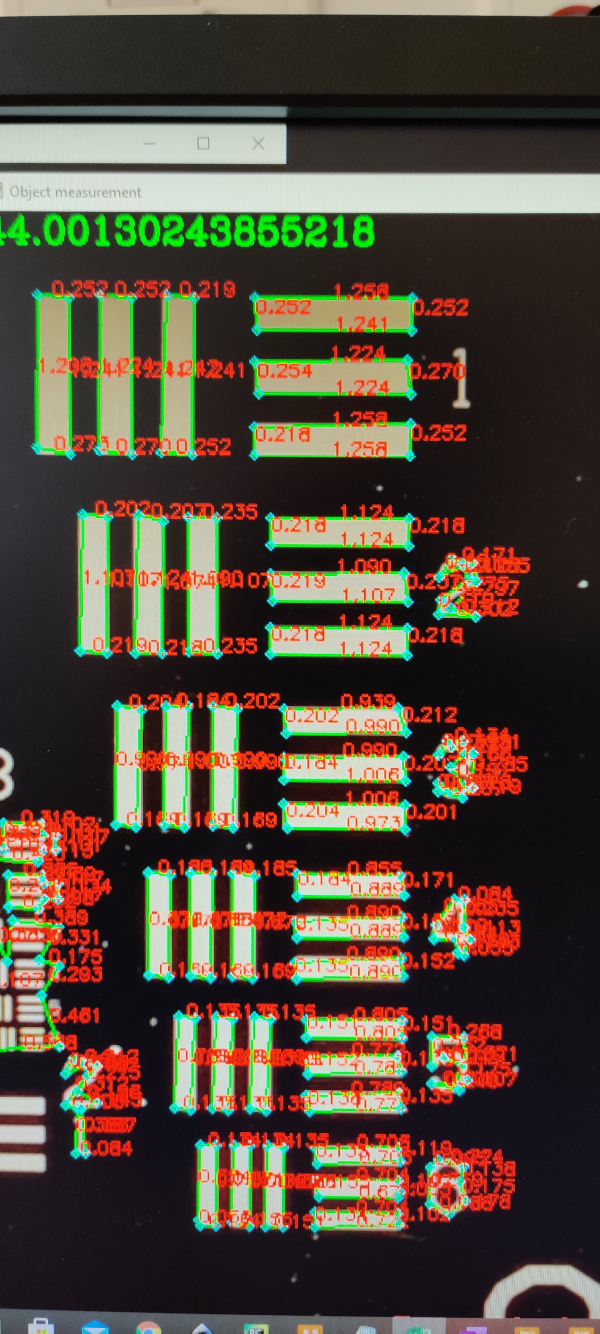
#> input picture Recources/USAF1951Target_Accuracy_Test.jpg, 1800 x 4000 px, given in place of the camera (shown at 1/3 size)
$ python main.py   (older library calls are emulated)
#> lines starting #> are read from the running program, lines starting #| are printed output that depends on the picture; after the words box and inside, x2 and y2 are one past the last pixel; in counts of white or black regions, pixels touching at a corner belong together
### utils.py
import cv2
import os
import ContourUtils
from scipy.spatial import distance as dist

# [26 lines left out: functions saveImagesToDirectory, saveFileToDirectory, not called in this run]


def undistortFunction(img,mtx,dist):
    """
    undistorts an image given the camera matrix and distortion coefficients
    :param img: the image to undistort
    :param mtx: camera matrix (3x3) numpy array
    :param dist: distortion vector (1x5) numpy array [k1,k2,p1,p2,k3]
    :return: the undistorted image
    """
    h, w = img.shape[:2]
    newcameramtx, roi = cv2.getOptimalNewCameraMatrix(mtx, dist, (w, h), 1, (w, h))

    # undistort
    dst = cv2.undistort(img, mtx, dist, None, newcameramtx)

    # crop the image
    x,y,w,h = roi
    dst = dst[y:y+h, x:x+w]
    #cv2.imwrite('calibresult.png',dst)
    return dst

# [87 lines left out: functions calculatePixelsPerMetric, undistortPicture, cropImage, not called in this run]

### ContourUtils.py
import cv2
import numpy as np

def midpoint(ptA, ptB):
    """
    Calculate the midpoint of A and B
    :param ptA: 2D numpy Array
    :param ptB: 2D numpy Array
    :return: 2D numpy array
    """
    return ((ptA[0,0] + ptB[0,0]) * 0.5, (ptA[0,1] + ptB[0,1]) * 0.5)


def get_contours(img, shapeROI = 0, cThr=[100, 150], gaussFilters = 1,dialations = 6,errsoions = 2, showFilters=False, minArea=100, epsilon = 0.01, Cornerfilter=0, draw=False):
    """
    gets Contours from an image

    :param img: input image (numpy array)
    :param cThr: thrersholds for canny edge detector (list)
    :param gaussFilters: number of gaussian smoothing filters (int)
    :param showFilters: boolean if you want to see the filters
    :param minArea: minimum area of vontours to filter out small noise
    :param epsilon: 'resolution' of polynomial approximation of the contour
    :param Cornerfilter: Only outputs contours with n corners
    :param draw: draws detected contours on img
    :return: image with contours on it, (length of contour, area of contour, poly approximation, boundingbox to the contour, i)
    """
    minArea = minArea/100   #HIGHLIGHT: Only for very small resolution testing
    imgContours = img
    #imgContours = cv2.UMat(img)
    imgGray = cv2.cvtColor(imgContours, cv2.COLOR_BGR2GRAY)
    for i in range(gaussFilters):
       imgGray = cv2.GaussianBlur(imgGray, (11, 11),1)
    if showFilters: cv2.imshow("Gauss",cv2.resize(imgGray, (int(shapeROI[1]),int(shapeROI[0])), interpolation=cv2.INTER_AREA))
    imgCanny = cv2.Canny(imgGray, cThr[0], cThr[1])
    kernel = np.ones((3, 3))
    imgDial = cv2.dilate(imgCanny, kernel, iterations=dialations)
    imgThre = cv2.erode(imgDial, kernel, iterations=errsoions)
    if showFilters: cv2.imshow('Canny',cv2.resize(imgThre, (int(shapeROI[1]),int(shapeROI[0])), interpolation=cv2.INTER_AREA))
    contours, hiearchy = cv2.findContours(imgThre, cv2.RETR_EXTERNAL,cv2.CHAIN_APPROX_SIMPLE)
    finalCountours = []
    for i in contours:
        area = cv2.contourArea(i)
        if area > minArea:
            #print('minAreaFilled')
            peri = cv2.arcLength(i, True)
            approx = cv2.approxPolyDP(i, epsilon * peri, True)
            bbox = cv2.boundingRect(approx)
            if Cornerfilter > 0:
                if len(approx) == Cornerfilter:
                    finalCountours.append([len(approx), area, approx, bbox, i])
            else:
                finalCountours.append([len(approx), area, approx, bbox, i])
    finalCountours = sorted(finalCountours, key=lambda x: x[1], reverse=True)

    if draw:
        for con in finalCountours:
            cv2.drawContours(imgContours, con[4], -1, (0, 0, 255), 3)

    if not showFilters:
        cv2.destroyWindow("Gauss")
        cv2.destroyWindow("Canny")
    return imgContours, finalCountours

def reorder(myPoints):
    """
    Reorders a list of corner points to: top left, top right, bottom left, bottom right
    :param myPoints: list of points (np array)
    :return: reordered points (np array)
    """
    if myPoints.shape == (1,1,4,2):   #4,1,2
        myPoints = myPoints.reshape(4,1,2)
        myPointsNew = np.zeros_like(myPoints)
        myPoints = myPoints.reshape((4,2))
        #print("RESHAPED_MTX",myPointsNew)
        add = myPoints.sum(1)
        myPointsNew[0] = myPoints[np.argmin(add)]
        myPointsNew[3] = myPoints[np.argmax(add)]
        diff = np.diff(myPoints,axis=1)
        myPointsNew[1]= myPoints[np.argmin(diff)]
        myPointsNew[2] = myPoints[np.argmax(diff)]
        return myPointsNew

# [9 lines left out: function warpImg, not called in this run]

def findDis(pts1,pts2):
    return ((pts2[0]-pts1[0])**2 + (pts2[1]-pts1[1])**2)**0.5

### gui.py
import cv2

def updateTrackBar():
    """
    updates the trackbars
    :return:
    """
    cannyLow = cv2.getTrackbarPos("Edge Thresh Low", "Edge Detection Settings")
    cannyHigh = cv2.getTrackbarPos("Edge Thresh High", "Edge Detection Settings")
    noGauss = cv2.getTrackbarPos("Gaussian's", "Edge Detection Settings")
    dialations = cv2.getTrackbarPos("Dilations","Edge Detection Settings")
    errosions = cv2.getTrackbarPos("Erosions", "Edge Detection Settings")
    minArea = cv2.getTrackbarPos("minArea", "Edge Detection Settings")
    epsilon = (cv2.getTrackbarPos("Epsilon", "Edge Detection Settings")) / 1000
    showFilters = bool(cv2.getTrackbarPos("Show Filters", "General Settings"))
    automatic = bool(cv2.getTrackbarPos("Automatic","General Settings"))
    textsize = cv2.getTrackbarPos("TextSize","General Settings")/100

    return cannyLow, cannyHigh, noGauss, minArea,errosions , dialations, epsilon, showFilters, automatic, textsize

# [12 lines left out: function resetTrackBar, not called in this run]

### main.py
import numpy as np
import cv2
import cv2.aruco as aruco
import os
import utils
import math
import ContourUtils
import CalibrationWithUncertainty
from scipy.spatial import distance as dist
import gui
import matplotlib.pyplot as plt
import pickle
import glob


cap = cv2.VideoCapture(0)

cap.set(2,1920)
cap.set(3,1080)

rows = 6            #17
columns = 9         #28

ArucoSize = 53 #in mm

saveImages = False
undistiortTestAfterCalib = False
saveParametersPickle = False
loadSavedParameters = True
webcam = True

#OpenCV Window GUI###############################
root_wind = "Object measurement"
cv2.namedWindow(root_wind)

def empty(a):
    pass
slider = "Edge Detection Settings"
cv2.namedWindow(slider)
cv2.resizeWindow("Edge Detection Settings", 640, 240)
cv2.createTrackbar("Canny Threshold Low","Edge Detection Settings", 120, 255, empty)
cv2.createTrackbar("Canny Threshold High","Edge Detection Settings", 160, 255, empty)
cv2.createTrackbar("Number of Gauss Filters","Edge Detection Settings", 2, 10, empty)
cv2.createTrackbar("Minimum Area of Contours","Edge Detection Settings", 800, 50000, empty)
cv2.createTrackbar("Epsilon (Resolution of Poly Approximation)","Edge Detection Settings", 1, 40, empty)
cv2.createTrackbar("Show Filters","Edge Detection Settings", 0, 1, empty)

######################################################################


# termination criteria for Subpixel Optimization
criteria = (cv2.TERM_CRITERIA_EPS + cv2.TERM_CRITERIA_MAX_ITER, 30, 0.001)

# prepare object points, like (0,0,0), (1,0,0), (2,0,0) ....,(6,5,0)
squareSize = 30#mm      Beinflusst aber in keiner weise die Matrix
# [5 lines of commented-out code are left out]


runs = 1
if not loadSavedParameters:
    meanMTX,meanDIST,uncertantyMTX,uncertantyDIST = CalibrationWithUncertainty.calibrateCamera(cap=cap, rows=rows, columns=columns, squareSize=squareSize, runs=runs,
                                                                                               saveImages=False, webcam=webcam)

if saveParametersPickle:
    pickle_out_MTX = open("PickleFiles/mtx.pickle","wb")
    pickle.dump(meanMTX,pickle_out_MTX)
    pickle_out_MTX.close()
    pickle_out_DIST = open("PickleFiles/dist.pickle","wb")
    pickle.dump(meanDIST,pickle_out_DIST)
    pickle_out_DIST.close()
    pickle_out_MTX_Un = open("PickleFiles/uncertaintyMtx.pickle", "wb")
    pickle.dump(uncertantyMTX, pickle_out_MTX_Un)
    pickle_out_MTX_Un.close()
    pickle_out_DIST_Un = open("PickleFiles/uncertaintyDist.pickle", "wb")
    pickle.dump(uncertantyDIST, pickle_out_DIST_Un)
    pickle_out_DIST_Un.close()

if loadSavedParameters:
    pickle_in_MTX = open("PickleFiles/mtx.pickle","rb")
#> (reads PickleFiles/mtx.pickle from the repository)
    meanMTX = pickle.load(pickle_in_MTX)
    print(meanMTX)
    pickle_in_DIST = open("PickleFiles/dist.pickle", "rb")
#> (reads PickleFiles/dist.pickle from the repository)
    meanDIST = pickle.load(pickle_in_DIST)
    print(meanDIST)

if undistiortTestAfterCalib:
    utils.undistortPicture(cap, saveImages, meanMTX, meanDIST)
    cv2.destroyAllWindows()
print('LiveView')

aruco_dict = aruco.Dictionary_get(aruco.DICT_6X6_250)

distZero = np.array([0, 0, 0, 0, 0], dtype=float)

showConts = True
putText = True
pixelsPerMetric = 1
pixelsPerMetricUndist = 1

while True:
    timer = cv2.getTickCount()          #FPS Counter
    succsess, img = cap.read()
#> img is the input picture: shape (4000, 1800, 3); mean B, G, R 58.2, 72.3, 82.7
    undist = utils.undistortFunction(img, meanMTX, meanDIST)    #Undistort Image
#> in undistortFunction, `dst = cv2.undistort(img, mtx, dist, None, newcameramtx)`:
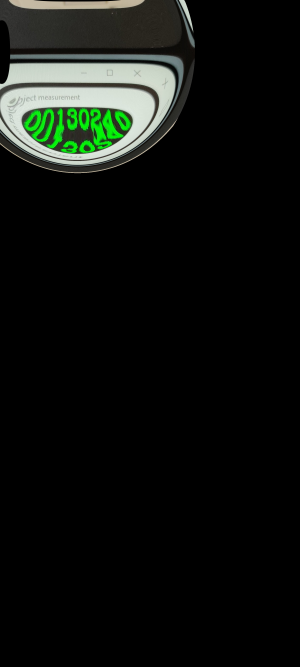
#> dst: shape (4000, 1800, 3) (shown at 1/6 size); mean B, G, R 14.4, 17.6, 14.8
#> in undistortFunction, `dst = dst[y:y+h, x:x+w]`:
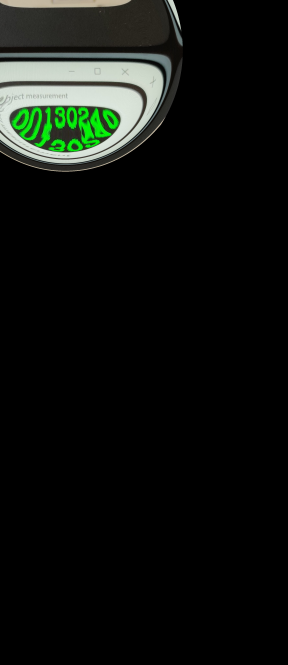
#> dst: shape (3990, 1726, 3) (shown at 1/6 size); mean B, G, R 14.1, 17.5, 14.6
    cv2.waitKey(1)

    corners, ids, rejectedImgPoints = aruco.detectMarkers(img, aruco_dict)           #Detects AruCo Marker in Image
#> corners = (); ids = None; rejectedImgPoints = 38 items
    cornersUndist, idsUndist, rejectedImgPointsUndist = aruco.detectMarkers(undist, aruco_dict)  # Detects AruCo Marker in Image
#> cornersUndist = (); idsUndist = None; rejectedImgPointsUndist = 6 items
    if showConts:

        cannyLow, cannyHigh, noGauss, minArea, errosions, dialations, epsilon, showFilters, automaticMode, textSize = gui.updateTrackBar()

        keyEvent = cv2.waitKey(1)
#> (key x is pressed here)
        if keyEvent == ord('d'):
            gui.resetTrackBar()

        imgContours, conts = ContourUtils.get_contours(undist, cThr=(cannyLow, cannyHigh), gaussFilters=noGauss, minArea=minArea, epsilon=epsilon, draw=False, showFilters=False)        #gets Contours from Image
#> in get_contours, `imgCanny = cv2.Canny(imgGray, cThr[0], cThr[1])`:
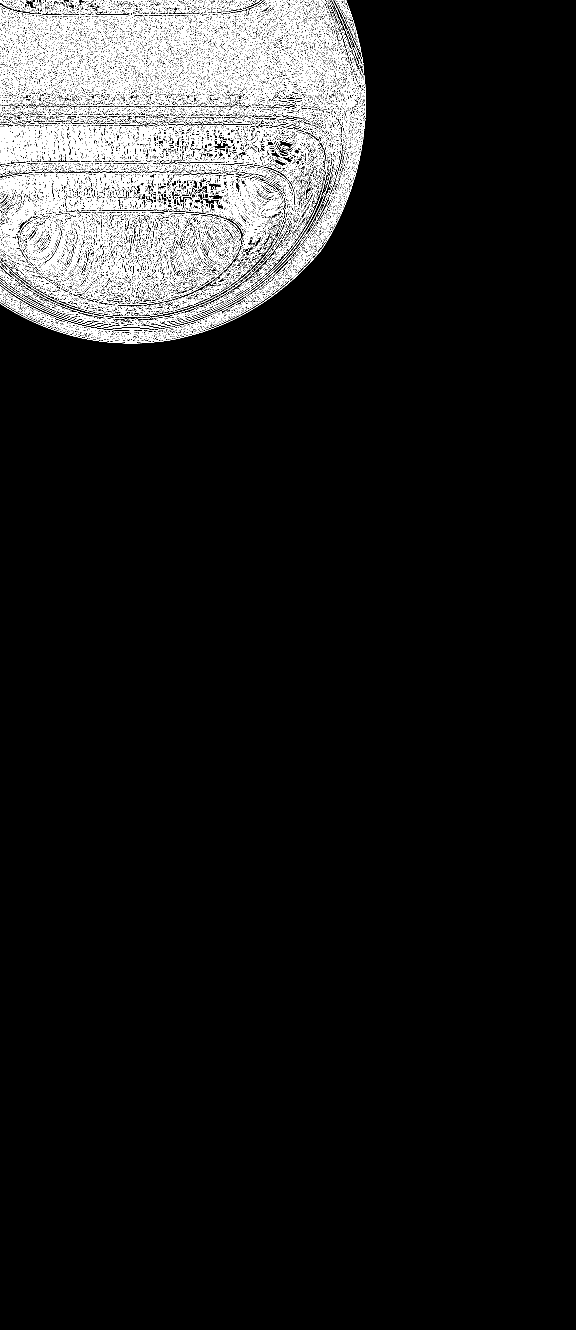
#> imgCanny: shape (3990, 1726) (shown at 1/3 size); 4.8% white in thin lines or dots, all inside (x1, y1, x2, y2) = (0, 0, 1098, 1030)
#> in get_contours, `imgDial = cv2.dilate(imgCanny, kernel, iterations=dialations)`:
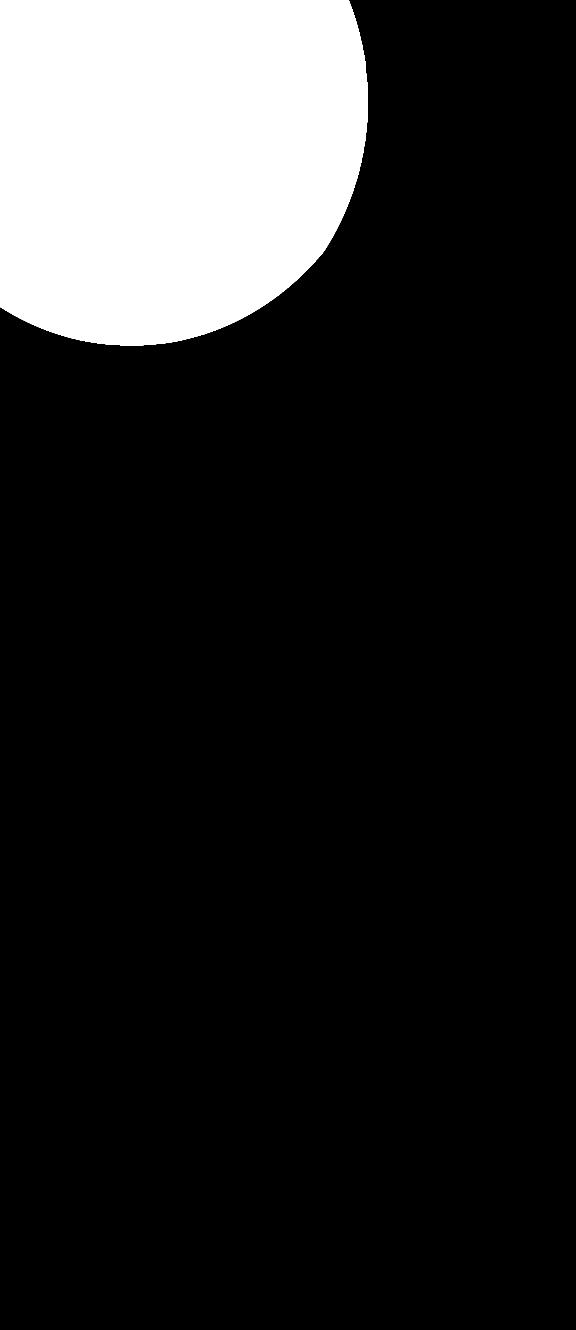
#> imgDial: shape (3990, 1726) (shown at 1/3 size); 14.8% white; 1 white region, box (x1, y1, x2, y2) and area: (0, 0, 1104, 1036) 1017418
#> in get_contours, `imgThre = cv2.erode(imgDial, kernel, iterations=errsoions)`:
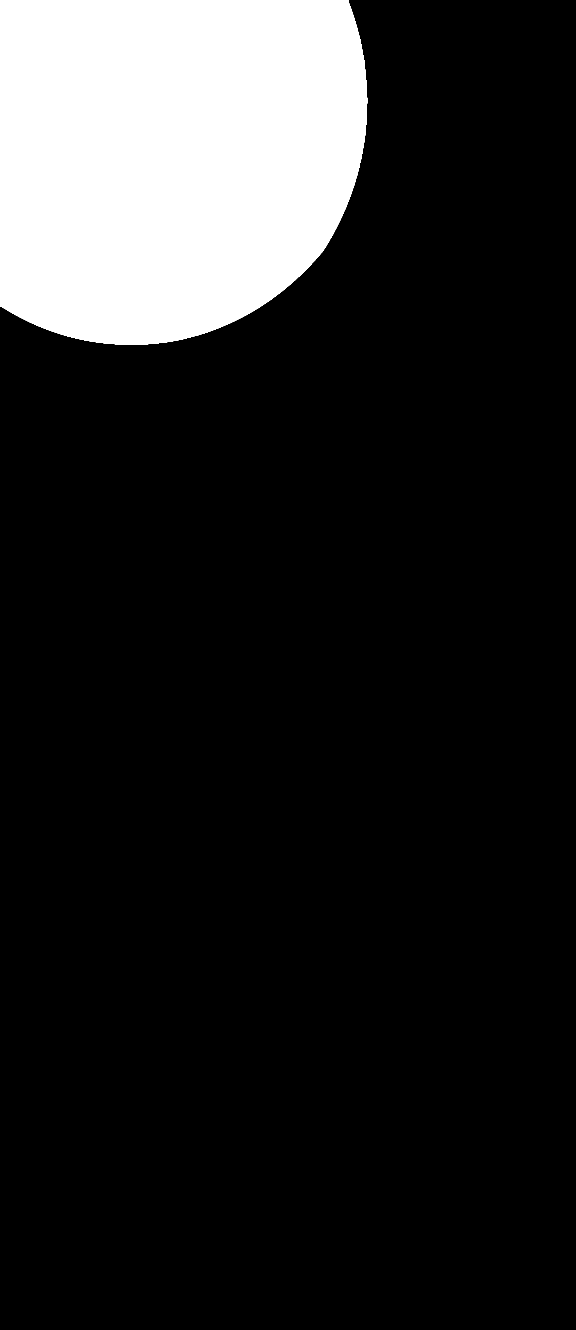
#> imgThre: shape (3990, 1726) (shown at 1/3 size); 14.7% white; 1 white region
#> in get_contours, `contours, hiearchy = cv2.findContours(imgThre, cv2.RETR_EXTERNAL,cv2.C..`: contours = 1 contour; box (x1, y1, x2, y2) and area: (0, 0, 1102, 1034) 1010945; hiearchy = [[-1, -1, -1, -1]]
#> the loop in get_contours, `for i in contours:` made 1 pass
#> (area, peri, bbox) on pass 1: (1010945, 3929.9, (0, 0, 1102, 1034))
#> after the loop in get_contours, `for i in contours:`: finalCountours = 1 item
#> conts = 1 item
        if len(conts) != 0:                           #source, ThresCanny, min Cont Area, Resolution of Poly Approx(0.1 rough 0.01 fine)
            for obj in conts:   #for every Contour
                cv2.polylines(undist, [obj[2]], True, (0, 255, 0), 1)        #Approxes Contours with Polylines
                #print("Number of PolyPoints",str(obj[0]))
                #print(obj[2])
                for i in range(len(obj[2])):            #for every contour in an image
                    cv2.circle(undist, (int(obj[2][i][0,0]),int(obj[2][i][0,1])), 1, (255, 255, 0), 2)      #draw approx Points
                    if i == len(obj[2])-1:  #spacial Case Distance between Last and first point
                        d = dist.euclidean((obj[2][i][0, 0], obj[2][i][0, 1]), (obj[2][0][0, 0], obj[2][0][0, 1]))  #distace between points
                        (midX, midY) = ContourUtils.midpoint(obj[2][i], obj[2][0])
                    else:
                        d = dist.euclidean((obj[2][i][0,0],obj[2][i][0,1]),(obj[2][i+1][0,0],obj[2][i+1][0,1]))
                        (midX, midY) = ContourUtils.midpoint(obj[2][i], obj[2][i + 1])
                    distance = d / pixelsPerMetricUndist
                    if putText:
                        cv2.putText(undist, "{:.1f}".format(distance),(int(midX ), int(midY)), cv2.FONT_HERSHEY_SIMPLEX,0.45, (0, 0, 255), 1)
#> this loop made 1 pass


    corners = np.array(corners)
#> corners = empty array
    reorderd = ContourUtils.reorder(corners)             #Reorders Corners TL,TR,BL,BR
    cornersUndist = np.array(cornersUndist)
#> cornersUndist = empty array
    reorderdUndist = ContourUtils.reorder(cornersUndist)  # Reorders Corners TL,TR,BL,BR

    if reorderd is not None and reorderdUndist is not None:
        pixelsPerMetric = utils.calculatePixelsPerMetric(img, reorderd, ArucoSize)  #Calculates Pixels/Metric and Drwas
        pixelsPerMetricUndist = utils.calculatePixelsPerMetric(undist, reorderdUndist, ArucoSize,)  #Calculates Pixels/Metric
        #cv2.putText(img, "Pixels per mm", (5, 50), cv2.FONT_HERSHEY_COMPLEX, 0.7,(0, 0, 255))  # Draws Pixel/Lengh variable on Image'
        #cv2.putText(img, str(pixelsPerMetric),(5, 75), cv2.FONT_HERSHEY_COMPLEX, 0.7, (0, 0, 255)) #Draws Pixel/Lengh variable on Image'
        cv2.putText(undist, "Pixels per mm", (5, 25), cv2.FONT_HERSHEY_COMPLEX, 0.7,(0, 0, 255))  # Draws Pixel/Lengh variable on Image'
        cv2.putText(undist, str(pixelsPerMetricUndist), (5, 50), cv2.FONT_HERSHEY_COMPLEX, 0.7,(0, 0, 255))  # Draws Pixel/Lengh variable on Image'
    else:
        cv2.putText(undist, "AruCo not correctly Detected!", (5, 25), cv2.FONT_HERSHEY_COMPLEX, 0.7, (0, 0, 255))
    aruco.drawDetectedMarkers(img, corners)      #Drwas Box around Marker
    rvec, tvec, _ = aruco.estimatePoseSingleMarkers(corners, ArucoSize, meanMTX, meanDIST)  # größße des marker in m
    # rvecZeroDist, tvecZeroDist, _ = aruco.estimatePoseSingleMarkers(corners, 0.053, mtx, distZero)  # größße des marker in m
    if rvec is not None and tvec is not None:
        aruco.drawAxis(img, meanMTX, meanDIST, rvec, tvec, 50)     #Drwas AruCo Axis
        cv2.putText(img, "%.1f cm -- %.0f deg" % ((tvec[0][0][2] /10), (rvec[0][0][2] / math.pi * 180)), (0, 230),
                    cv2.FONT_HERSHEY_SIMPLEX, 0.7, (244, 244, 244))
        if abs(rvec[0][0][2] / math.pi * 180) > 3:
            cv2.putText(img,"Angle should be below 3 degrees!",(0, 260), cv2.FONT_HERSHEY_SIMPLEX, 0.7, (0, 0, 255))
        print(rvec)
        print(tvec)
    else:
        print("No Marker found")
    fps = cv2.getTickFrequency() / (cv2.getTickCount() - timer)
    cv2.putText(undist, str(int(fps)), (2, undist.shape[0]-10), cv2.FONT_HERSHEY_COMPLEX, 0.7, (0, 255, 0))
    cv2.putText(undist, "Press h for Help", (undist.shape[1]-145, undist.shape[0] - 5), cv2.FONT_HERSHEY_COMPLEX, 0.5, (0, 0, 255))
    dsize = (undist.shape[1]*2, undist.shape[0]*2)

    # resize image
    #cv2.setMouseCallback("image", click_and_crop)

    output = cv2.resize(undist, dsize, interpolation=cv2.INTER_AREA)
    cv2.imshow(root_wind, output)
    cv2.imshow("DistortedLive", img)

    keyEvent = cv2.waitKey(1)
#> (key x is pressed here)

    if keyEvent == ord('x'):
        cv2.waitKey(0)
        if cv2.waitKey(1) & 0xff == ord('x'):
#> (key x is pressed here)
            break
    elif keyEvent == ord('h'):
        print("Opening Help")
        helpimage = cv2.imread("help.PNG")
        cv2.imshow("Help",helpimage)
    elif keyEvent == ord('q'):

        cv2.destroyAllWindows()
        # done
        exit()

cv2.destroyAllWindows()
